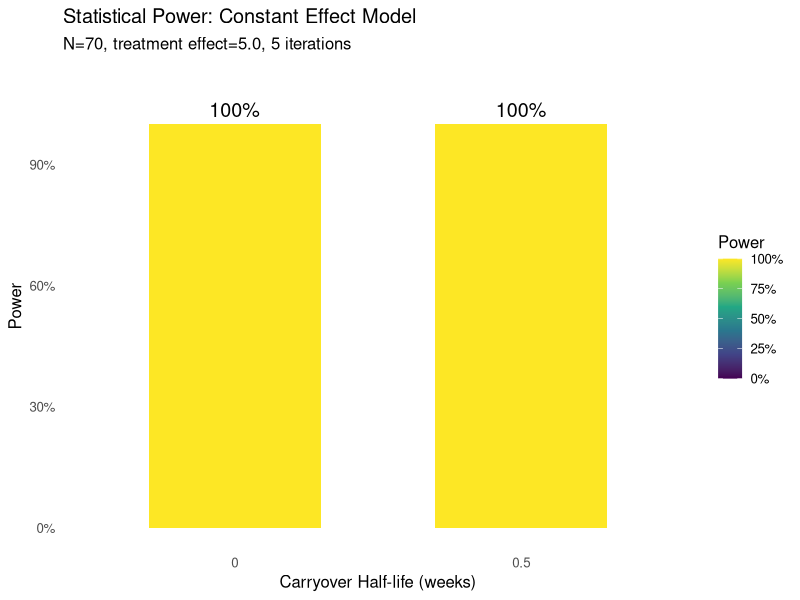

Write R code to recreate this figure.
# Simplified N-of-1 Trial Simulation - Constant Effect Model
# Maximum simplification for learning

rm(list = ls())
suppressPackageStartupMessages({
  library(tidyverse)
  library(lmerTest)
  library(MASS)
  library(conflicted)
})

# Resolve conflicts
conflicts_prefer(dplyr::select)
conflicts_prefer(dplyr::filter)
conflicts_prefer(dplyr::lag)
conflicts_prefer(lmerTest::lmer)

# =============================================================================
# PARAMETERS
# =============================================================================

n_participants <- 70
n_iterations <- 5
treatment_effect <- 5.0        # Constant effect when on treatment
baseline_mean <- 10.0          # Mean baseline response
between_subject_sd <- 3.0      # SD of participant random effects
within_subject_sd <- 2.8       # SD of measurement noise
biomarker_mean <- 5.0          # Mean biomarker value
biomarker_sd <- 2.0            # SD of biomarker

# Parameter grid - what we're testing
param_grid <- expand_grid(
  biomarker_correlation = c(0.3),
  carryover_t1half = c(0, 0.5)
)

# =============================================================================
# CREATE HYBRID DESIGN
# =============================================================================

# Measurement schedule
measurement_weeks <- c(4, 8, 9, 10, 11, 12, 16, 20)

# Assign participants to 4 paths (balanced)
path_assignment <- sample(rep(1:4, length.out = n_participants))

# Create design matrix
hybrid_design <- expand_grid(
  participant_id = 1:n_participants,
  week = measurement_weeks
) %>%
  mutate(
    path = path_assignment[participant_id],
    # Treatment assignment based on path and week
    treatment = case_when(
      week %in% c(4, 8) ~ 1,              # Open-label weeks: all on treatment
      week == 9 ~ 1,                       # Transition week
      week %in% c(10, 11, 12) & path %in% c(1, 2) ~ 1,  # First crossover period
      week %in% c(10, 11, 12) & path %in% c(3, 4) ~ 0,
      week == 16 & path %in% c(1, 3) ~ 1,  # Second crossover period
      week == 16 & path %in% c(2, 4) ~ 0,
      week == 20 & path %in% c(1, 3) ~ 0,  # Third crossover period
      week == 20 & path %in% c(2, 4) ~ 1,
      TRUE ~ NA_real_
    )
  )

# =============================================================================
# RUN SIMULATION
# =============================================================================

cat("Running simulation with constant effect model...\n")
cat("Treatment effect =", treatment_effect, "\n")
cat("Participants =", n_participants, "\n")
cat("Iterations per condition =", n_iterations, "\n\n")

results <- tibble()

for (i in 1:nrow(param_grid)) {
  params <- as.list(param_grid[i, ])
  cat(sprintf("Condition %d: biomarker=%.1f, carryover=%.1f\n",
              i, params$biomarker_correlation, params$carryover_t1half))

  # Run iterations
  for (iter in 1:n_iterations) {
    set.seed(iter * 1000 + i)

    # Generate participant-level random effects
    participant_data <- tibble(
      participant_id = 1:n_participants,
      # Biomarker value for each participant
      biomarker = rnorm(n_participants, biomarker_mean, biomarker_sd),
      # Random intercept (between-subject variability)
      random_intercept = rnorm(n_participants, 0, between_subject_sd)
    )

    # Generate trial data
    trial_data <- hybrid_design %>%
      left_join(participant_data, by = "participant_id") %>%
      group_by(participant_id) %>%
      arrange(week) %>%
      mutate(
        # Calculate time since drug stopped (for carryover)
        drug_stopped = treatment == 0 & lag(treatment, default = 1) == 1,
        time_off = cumsum(drug_stopped),

        # Carryover effect: exponential decay when off treatment
        carryover_effect = if (params$carryover_t1half > 0) {
          ifelse(treatment == 0 & time_off > 0,
                 (0.5)^(time_off / params$carryover_t1half),
                 0)
        } else {
          0
        },

        # Treatment effect (constant when on drug)
        # - Full effect when treatment = 1
        # - Partial effect via carryover when treatment = 0
        drug_effect = treatment * treatment_effect +
                      (1 - treatment) * carryover_effect * treatment_effect,

        # Biomarker moderation: biomarker amplifies treatment effect
        # Higher biomarker = stronger response to treatment
        biomarker_moderation = (biomarker - biomarker_mean) / biomarker_sd *
                               params$biomarker_correlation * drug_effect,

        # Generate response
        # Response = baseline + random effect + drug effect + biomarker moderation + noise
        response = baseline_mean +
                   random_intercept +
                   drug_effect +
                   biomarker_moderation +
                   rnorm(n(), 0, within_subject_sd)
      ) %>%
      ungroup()

    # Fit mixed model
    model_result <- tryCatch({
      # Center biomarker for better interpretation
      trial_data <- trial_data %>%
        mutate(bm_centered = biomarker - mean(biomarker))

      if (params$carryover_t1half > 0) {
        model <- lmer(response ~ treatment * bm_centered + week + carryover_effect +
                      (1 | participant_id),
                      data = trial_data)
      } else {
        model <- lmer(response ~ treatment * bm_centered + week +
                      (1 | participant_id),
                      data = trial_data)
      }

      # Extract treatment × biomarker interaction
      coefs <- summary(model)$coefficients
      idx <- which(rownames(coefs) == "treatment:bm_centered")

      if (length(idx) == 0) {
        stop("Interaction term not found")
      }

      # Calculate p-value
      t_val <- coefs[idx, "t value"]
      df_approx <- nrow(trial_data) - nrow(coefs)
      p_value <- 2 * pt(-abs(t_val), df = df_approx)

      tibble(
        iteration = iter,
        biomarker_correlation = params$biomarker_correlation,
        carryover_t1half = params$carryover_t1half,
        effect_size = coefs[idx, "Estimate"],
        se = coefs[idx, "Std. Error"],
        t_value = t_val,
        p_value = p_value,
        significant = p_value < 0.05
      )
    }, error = function(e) {
      cat("  Error in iteration", iter, ":", conditionMessage(e), "\n")
      tibble(iteration = iter, biomarker_correlation = params$biomarker_correlation,
             carryover_t1half = params$carryover_t1half, effect_size = NA,
             se = NA, t_value = NA, p_value = NA, significant = NA)
    })

    results <- bind_rows(results, model_result)
  }
}

# =============================================================================
# SUMMARIZE RESULTS
# =============================================================================

cat("\n", strrep("=", 50), "\n")
cat("RESULTS\n")
cat(strrep("=", 50), "\n\n")

summary_results <- results %>%
  group_by(biomarker_correlation, carryover_t1half) %>%
  summarize(
    power = mean(significant, na.rm = TRUE),
    mean_effect = mean(effect_size, na.rm = TRUE),
    sd_effect = sd(effect_size, na.rm = TRUE),
    n = n(),
    .groups = "drop"
  )

print(summary_results)

# =============================================================================
# VISUALIZATION
# =============================================================================

library(viridis)

# Adaptive visualization based on data structure
plot_power_results <- function(data) {
  has_carryover <- n_distinct(data$carryover_t1half) > 1
  has_biomarker <- n_distinct(data$biomarker_correlation) > 1

  # Convert to factors
  data <- data %>%
    mutate(
      carryover_t1half = factor(carryover_t1half),
      biomarker_correlation = factor(biomarker_correlation)
    )

  if (has_carryover && has_biomarker) {
    # 2D heatmap
    p <- ggplot(data, aes(x = carryover_t1half, y = biomarker_correlation, fill = power)) +
      geom_tile(color = "white", linewidth = 0.5) +
      geom_text(aes(label = sprintf("%.0f%%", power * 100)), color = "black", size = 5) +
      labs(x = "Carryover Half-life (weeks)", y = "Biomarker Correlation")

  } else if (has_carryover) {
    # Bar chart by carryover
    p <- ggplot(data, aes(x = carryover_t1half, y = power, fill = power)) +
      geom_col(width = 0.6) +
      geom_text(aes(label = sprintf("%.0f%%", power * 100)), vjust = -0.5, size = 5) +
      scale_y_continuous(limits = c(0, 1.1), labels = scales::percent) +
      labs(x = "Carryover Half-life (weeks)", y = "Power")

  } else if (has_biomarker) {
    # Bar chart by biomarker
    p <- ggplot(data, aes(x = biomarker_correlation, y = power, fill = power)) +
      geom_col(width = 0.6) +
      geom_text(aes(label = sprintf("%.0f%%", power * 100)), vjust = -0.5, size = 5) +
      scale_y_continuous(limits = c(0, 1.1), labels = scales::percent) +
      labs(x = "Biomarker Correlation", y = "Power")

  } else {
    # Single bar
    p <- ggplot(data, aes(x = 1, y = power, fill = power)) +
      geom_col(width = 0.4) +
      geom_text(aes(label = sprintf("%.0f%%", power * 100)), vjust = -0.5, size = 6) +
      scale_y_continuous(limits = c(0, 1.1), labels = scales::percent) +
      labs(x = "", y = "Power") +
      theme(axis.text.x = element_blank(), axis.ticks.x = element_blank())
  }

  # Common styling
  p <- p +
    scale_fill_viridis_c(name = "Power", labels = scales::percent, limits = c(0, 1)) +
    labs(title = "Statistical Power: Constant Effect Model",
         subtitle = sprintf("N=%d, treatment effect=%.1f, %d iterations",
                           n_participants, treatment_effect, n_iterations)) +
    theme_minimal(base_size = 12) +
    theme(panel.grid = element_blank())

  return(p)
}

# Generate and save plot
p <- plot_power_results(summary_results)
print(p)

# Save outputs
output_dir <- "../output"
if (!dir.exists(output_dir)) dir.create(output_dir, recursive = TRUE)

ggsave(file.path(output_dir, "power_results.pdf"), p, width = 8, height = 6)
save(results, summary_results, file = file.path(output_dir, "simulation_results.RData"))

cat("\nDone! Results saved to", output_dir, "\n")
cat("- power_results.pdf\n")
cat("- simulation_results.RData\n")
